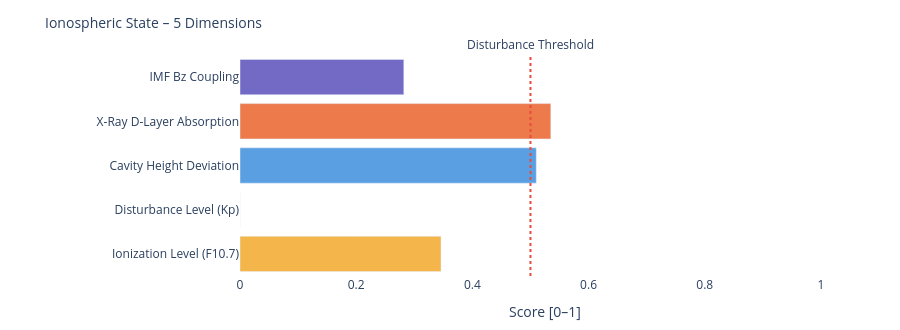

The cell this chart's notebook holds for it:
### Markdown cell above
---
### 📐 Systemic Insight: Geometric Cavity vs. Real Schumann Resonance

**Relevant for:** Layer 6 = delta analysis &nbsp;|&nbsp; Layer 7 = feature vector / system interpretation

A cavity height change from 80 km to 70 km shifts the **idealized geometric frequencies** only minimally:

| Modus | Aktuell | Referenz | Δ |
|-------|---------|----------|---|
| SR-1 | 10.4762 Hz | 10.4599 Hz | +16 mHz |
| SR-2 | 18.1452 Hz | 18.1171 Hz | +28 mHz |
| SR-3 | 25.6612 Hz | 25.6215 Hz | +40 mHz |
| SR-4 | 33.1285 Hz | 33.0772 Hz | +51 mHz |

The geometric effect is limited because 10 km is very small compared to Earth's radius (~6371 km).

**Consequence:** Real Schumann deviations are likely driven more strongly by **conductivity, damping, day/night structure, lightning distribution and source geometry** than by pure cavity height.

---

**Layer 6 compares:**
```
geometric Δ from Layer 4  vs.  observed Δ from real Schumann measurement data
```

**Layer 7 Feature:**
```
If real Δ >> geometric Δ  →  non-geometric factors dominant
```

### Code cell
# ============================================================
# IONOSPHERIC STATE – Summary gauge
# Five dimensions: ionization, disturbance, cavity height, X-Ray, Bz coupling
# ============================================================

def norm(v, lo, hi):
    if v is None: return None
    return round(max(0.0, min(1.0, (v - lo) / (hi - lo))), 3)

# Ionization level (F10.7 → F2-Layer)
ioniz = norm(f107_val, 60, 250)

# Disturbance level (Kp → E/F-Layer irregularities)
disturb = norm(kp_val, 0, 9)

# Cavity height deviation from reference (80 km)
h_dev = norm(abs(h_eff - 80), 0, 20)

# X-Ray ionization (D-Layer absorption)
xray_ioniz = None
if xray_now is not None:
    xray_ioniz = norm(math.log10(max(xray_now, 1e-9)) + 9, 0, 5)

# Bz coupling (southward Bz → stronger magnetosphere-ionosphere coupling)
bz_coupling = norm(-(bz_now or 0), -5, 30) if bz_now is not None else None

dims = [
    ('Ionization Level (F10.7)',    ioniz,      '#F2A623'),
    ('Disturbance Level (Kp)',      disturb,    '#7F77DD'),
    ('Cavity Height Deviation',     h_dev,      '#378ADD'),
    ('X-Ray D-Layer Absorption',    xray_ioniz, '#E85D24'),
    ('IMF Bz Coupling',             bz_coupling,'#534AB7'),
]

fig = go.Figure()
for name, val, col in dims:
    if val is not None:
        h = int(val * 20)
        bar = '█' * h + '░' * (20 - h)
        label = f'{name}:  {bar}  {val:.3f}'
    else:
        label = f'{name}:  {"─" * 20}  n/a'
    fig.add_trace(go.Bar(
        x=[val if val is not None else 0],
        y=[name],
        orientation='h',
        marker_color=col, opacity=0.82,
        showlegend=False
    ))

fig.add_vline(x=0.5, line_dash='dot', line_color='#e74c3c',
              annotation_text='Disturbance Threshold', annotation_position='top')
fig.update_layout(
    title=dict(text='Ionospheric State – 5 Dimensions', font=dict(size=14)),
    xaxis=dict(title='Score [0–1]', range=[0, 1.05]),
    height=330, plot_bgcolor='rgba(0,0,0,0)', paper_bgcolor='rgba(0,0,0,0)',
    margin=dict(l=240, r=50, t=55, b=40)
)
fig.show()

print(f'\nIonospheric state:')
for name, val, _ in dims:
    print(f'  {name:<35} {val:.3f}' if val is not None else f'  {name:<35} n/a')

### Figure 1 — Plotly figure (JSON) as saved in the notebook; plotly's stock layout.template omitted (floating-point values rounded to 4 significant figures)
{"data": [{"marker": {"color": "#F2A623"}, "opacity": 0.82, "orientation": "h", "showlegend": false, "type": "bar", "x": [0.346], "y": ["Ionization Level (F10.7)"]}, {"marker": {"color": "#7F77DD"}, "opacity": 0.82, "orientation": "h", "showlegend": false, "type": "bar", "x": [0.0], "y": ["Disturbance Level (Kp)"]}, {"marker": {"color": "#378ADD"}, "opacity": 0.82, "orientation": "h", "showlegend": false, "type": "bar", "x": [0.51], "y": ["Cavity Height Deviation"]}, {"marker": {"color": "#E85D24"}, "opacity": 0.82, "orientation": "h", "showlegend": false, "type": "bar", "x": [0.535], "y": ["X-Ray D-Layer Absorption"]}, {"marker": {"color": "#534AB7"}, "opacity": 0.82, "orientation": "h", "showlegend": false, "type": "bar", "x": [0.282], "y": ["IMF Bz Coupling"]}], "layout": {"annotations": [{"showarrow": false, "text": "Disturbance Threshold", "x": 0.5, "xanchor": "center", "xref": "x", "y": 1, "yanchor": "bottom", "yref": "y domain"}], "height": 330, "margin": {"b": 40, "l": 240, "r": 50, "t": 55}, "paper_bgcolor": "rgba(0,0,0,0)", "plot_bgcolor": "rgba(0,0,0,0)", "shapes": [{"line": {"color": "#e74c3c", "dash": "dot"}, "type": "line", "x0": 0.5, "x1": 0.5, "xref": "x", "y0": 0, "y1": 1, "yref": "y domain"}], "title": {"font": {"size": 14}, "text": "Ionospheric State – 5 Dimensions"}, "xaxis": {"range": [0, 1.05], "title": {"text": "Score [0–1]"}}}}
